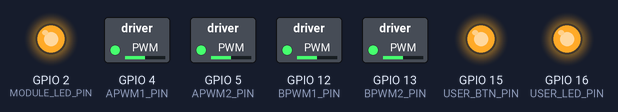
This program was run on a simulated ESP8266 (NodeMCU). Shown: switched loads named in the program (green lamp = pin HIGH), output pins drawn as LEDs (lit = HIGH). WiFi joins after 1.5 s; servers stay silent unless stated; pins used as bus, display or sensor lines are not drawn; what the program prints to the serial monitor is not drawn.

Above: at 5.1 s.
At 9.93 s:
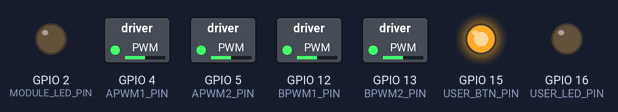
Timing chart, 0 to 10.9 s (numbered marks = the images above):
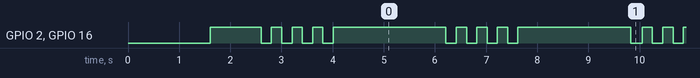

Measured:
- by itself, GPIO 2 (MODULE_LED_PIN), GPIO 16 (USER_LED_PIN): repeats every 3.6 s: 3 × (HIGH 0.20 s, LOW 0.20 s), HIGH 2.2 s, LOW 0.20 s
- by itself, everything shown: repeats every 3.6 s, in 8 steps

The program:

main.cpp
```cpp
#include <Arduino.h>
#include <WiFiUdp.h>
#include <ESP8266WiFi.h>
#include "drv8833.hpp"

bool heartbeat_check(unsigned long time_since_last_msg);
int handleUDPServer();
void setup_wifi();

void led_handler();
void button_handler();
void refresh_power_module();

const int POWER_PIN = 14;
const int USER_BTN_PIN = 15;
const int USER_LED_PIN = 16;
const int MODULE_LED_PIN = 2;
const int APWM1_PIN = 4;
const int APWM2_PIN = 5;
const int BPWM1_PIN = 12;
const int BPWM2_PIN = 13;

DRV8833_DRIVER lMotor(APWM1_PIN, APWM2_PIN);
DRV8833_DRIVER rMotor(BPWM1_PIN, BPWM2_PIN);
WiFiUDP UDPServer;

// Wifi和机器人参数设置
int robotID = 4;
const char *ssid = "00ummm00";
const char *password = "bageling";
unsigned int UDPPort = 2801;
IPAddress staticIP(192, 168, 0, 130 + robotID); // 固定IP
IPAddress gateway(192, 168, 0, 1);
IPAddress subnet(255, 255, 255, 0);
IPAddress dns(8, 8, 8, 8);

String udp_data = " ";
const int packetSize = 15;
byte packetBuffer[packetSize];
unsigned long time_since_last_msg;
int split_msg[4];
int rightspeed = 0;
int leftspeed = 0;

uint32_t time_record[10];
uint32_t time_now = 0;
int wifi_connected = 0;
int blinker_cnt = 0;

enum led_blinker_stage_e
{
  SHOW_ID = 0,
  SHOW_WIFI_DISCONNECT,
  SHOW_BLACK
};
enum led_blinker_stage_e blinker_stage = SHOW_ID;

void setup()
{
  memset(time_record, 0, sizeof(time_record));

  lMotor.setSpeed(0);
  rMotor.setSpeed(0);

  Serial.begin(9600);

  pinMode(USER_LED_PIN, OUTPUT);
  pinMode(MODULE_LED_PIN, OUTPUT);
  pinMode(POWER_PIN, OUTPUT);
  pinMode(USER_BTN_PIN, OUTPUT);

  digitalWrite(USER_LED_PIN, LOW);
  digitalWrite(MODULE_LED_PIN, LOW);
  digitalWrite(POWER_PIN, HIGH);
  digitalWrite(USER_BTN_PIN, HIGH);

  setup_wifi();

  UDPServer.begin(UDPPort);

  digitalWrite(USER_LED_PIN, HIGH);
  digitalWrite(MODULE_LED_PIN, HIGH);

  delay(1000);
}

void loop()
{

  // 每过10s拉低充电模块，防止电被关
  refresh_power_module();

  // 处理led灯的动作
  led_handler();

  // 处理按键
  button_handler();

  // 接收UDP数据并解析
  if (handleUDPServer() != 0)
  {
    char str[udp_data.length()];
    memcpy(&str[0], &udp_data[0], sizeof(str));
    char *token = strtok(str, ",");
    int i = 0;
    while (token != NULL)
    {
      split_msg[i] = atoi(token);
      token = strtok(NULL, ",");
      i++;
    }
    leftspeed = split_msg[0];
    rightspeed = split_msg[1];
    Serial.println("get udp data ! ");
  }

  // 心跳检测，1S没有消息则停止电机
  if (!heartbeat_check(time_since_last_msg))
  {
    leftspeed = 0;
    rightspeed = 0;
  }

  // 更新驱动速度
  lMotor.setSpeed(leftspeed);
  rMotor.setSpeed(rightspeed);
}

void refresh_power_module()
{
  // 每过10s拉低充电模块，防止电被关
  time_now = millis();
  if (time_now - time_record[0] > 5000)
  {
    time_record[0] = millis();
    digitalWrite(POWER_PIN, LOW);
    delay(50);
    digitalWrite(POWER_PIN, HIGH);
  }
}

void button_handler()
{
  time_now = millis();
  // 按键检测，检测按键的逻辑
  if (digitalRead(USER_BTN_PIN) == LOW)
  {
    Serial.println("USER_BTN_PIN ");
  }
}

void led_toggle(int pin)
{
  if (digitalRead(pin) == LOW)
    digitalWrite(pin, HIGH);
  else
    digitalWrite(pin, LOW);
}

void led_handler()
{
  time_now = millis();

  switch (blinker_stage)
  {
  case SHOW_ID:
    if (time_now - time_record[1] > 200)
    {
      time_record[1] = millis();
      led_toggle(USER_LED_PIN);
      led_toggle(MODULE_LED_PIN);
      blinker_cnt++;
      if (blinker_cnt >= robotID * 2)
      {
        blinker_cnt = 0;
        if (wifi_connected == false)
          blinker_stage = SHOW_WIFI_DISCONNECT;
        else
          blinker_stage = SHOW_BLACK;
      }
    }
    break;
  case SHOW_WIFI_DISCONNECT:
    if (time_now - time_record[1] > 50)
    {
      time_record[1] = millis();
      led_toggle(USER_LED_PIN);
      led_toggle(MODULE_LED_PIN);
      blinker_cnt++;
      if (blinker_cnt >= 20)
      {
        blinker_cnt = 0;
        blinker_stage = SHOW_BLACK;
      }
    }
    break;
  case SHOW_BLACK:
    if (time_now - time_record[1] > 2000)
    {
      time_record[1] = millis();
      blinker_stage = SHOW_ID;
      digitalWrite(USER_LED_PIN, HIGH);
      digitalWrite(MODULE_LED_PIN, HIGH);
    }
    break;
  default:
    break;
  }
}

bool heartbeat_check(unsigned long time_since_last_msg)
{
  unsigned long new_msg = millis();
  // 一秒钟没有接收到新的消息则返回 False
  if (new_msg - time_since_last_msg >= 1000)
  {
    return false;
  }
  return true;
}

int handleUDPServer()
{
  int cb = UDPServer.parsePacket();
  if (cb)
  {
    UDPServer.read(packetBuffer, packetSize);
    udp_data = "";
    for (int i = 0; i < packetSize; i++)
    {
      udp_data += (char)packetBuffer[i];
    }
    time_since_last_msg = millis();
  }
  return cb;
}

int wifi_error_cnt = 0;
void setup_wifi()
{
  delay(100);

  Serial.println();
  Serial.print("Connecting to ");
  Serial.println(ssid);

  WiFi.mode(WIFI_STA);
  WiFi.config(staticIP, subnet, gateway, dns);
  WiFi.begin(ssid, password);

  wifi_connected = true;

  while (WiFi.status() != WL_CONNECTED)
  {
    delay(500);
    Serial.print(".");
    wifi_error_cnt++;
    if (wifi_error_cnt >= 40)
    {
      wifi_connected = false;
      break;
    }
  }

  if (wifi_connected == true)
  {
    Serial.println("");
    Serial.println("WiFi connected");
    Serial.print("IP address: ");
    Serial.println(WiFi.localIP());
  }
  else
  {
    Serial.println("");
    Serial.println("WiFi connect Failed !!");
    for (int i = 0; i < 50; i++)
    {
      led_toggle(USER_LED_PIN);
      led_toggle(MODULE_LED_PIN);
      delay(50);
    }
    delay(1000);
  }
}
```

drv8833.hpp
```cpp
#include "Arduino.h"

class DRV8833_DRIVER
{
private:
  int PWM1_PIN;
  int PWM2_PIN;

public:
  DRV8833_DRIVER(int PIN1, int PIN2)
  {
    pinMode(PIN1, OUTPUT);
    pinMode(PIN2, OUTPUT);
    PWM1_PIN = PIN1;
    PWM2_PIN = PIN2;
  }

  // pwm: -127--+127
  void setSpeed(int pwm)
  {
    if (pwm >= 0)
    {
      analogWrite(PWM1_PIN, 127 - abs(pwm));
      analogWrite(PWM2_PIN, 127 + abs(pwm));
    }
    else if (pwm < 0)
    {
      analogWrite(PWM1_PIN, 127 + abs(pwm));
      analogWrite(PWM2_PIN, 127 - abs(pwm));
    }
  }
};
```
